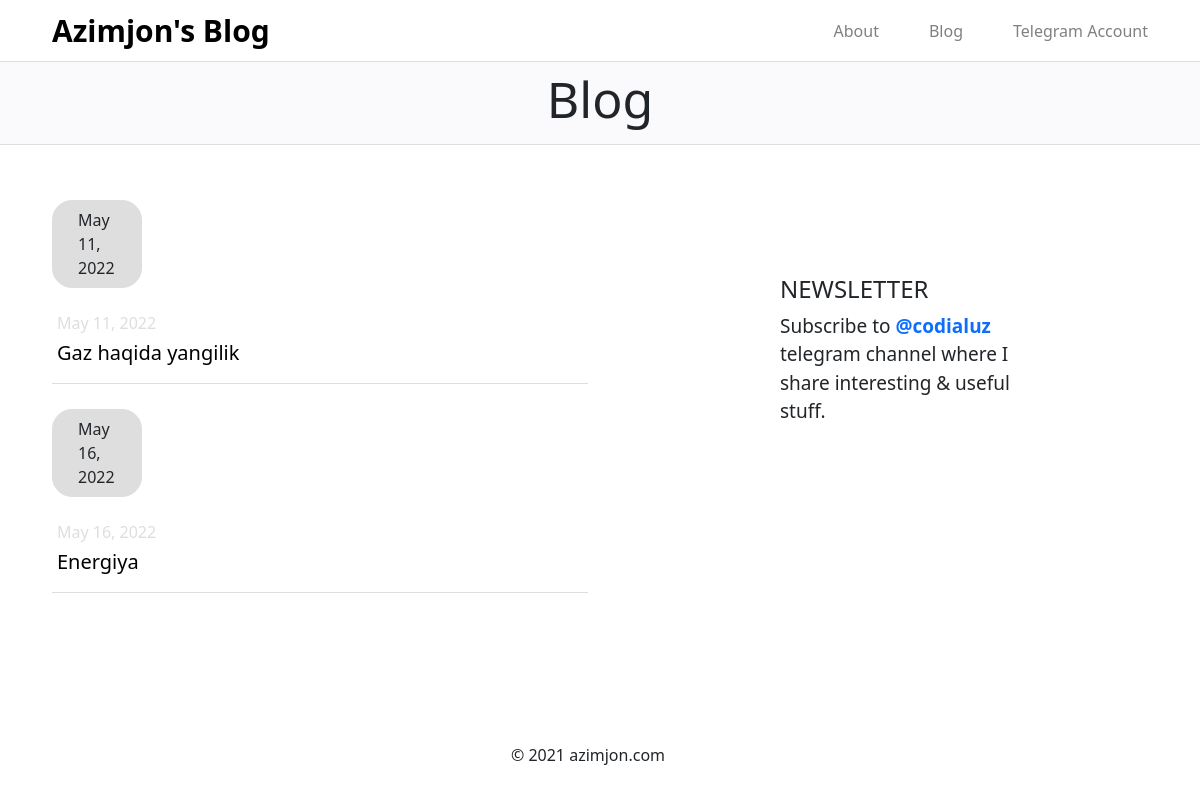
Screenshot of /blog/ with the database file from the repository.
### app1/models.py (models this page shows, shortened)
class Maqola(models.Model):
    sarlavha=models.CharField(max_length=30)
    sana=models.DateField(auto_now_add=True)
    matn=models.TextField()
    rasm=models.FileField(blank=True, upload_to="maqola_rasm")

### app1/views.py (the view)
# urls.py: path('', blog),
def blog(request):
   m=Maqola.objects.all()
   return render(request, "blog.html", {'maqola':m})

### templates/blog.html (shortened to what this page needs)
<!DOCTYPE html>
<html lang="uz">
{% load static %}
<head>
    <link rel="stylesheet" href="{% static 'bootstrap/css/bootstrap.css'%}">
    <link rel="stylesheet" href="{% static 'css/blog.css' %}">
</head>
<body>
    <div class="container-fluid">
        <div class="row navbar">
            <div class="col-12 col-md-6 col-sm-6 navbar-icon"><a href="./bir.html">Azimjon's Blog</a></div>
            <div class="col-12 col-md-6 col-sm-6 navbar-link">
                <div><a href="/blog/about/">About</a></div>
                <div><a href="/blog/">Blog</a></div>
                <div><a href="https://t.me/Uxla_1">Telegram Account </a></div>
            </div>
        </div>
        <div class="row blog">
            <div class="col-12">
                <h1>Blog</h1>
            </div>
        </div>
        <div class="row main">
            <div class="col-12 col-md-6 col-sm-6 main-card1">
                {%for i in maqola%}
                <p>{{i.sana}}</p>
                <div class="main-card1-link">
                    <a  href="/blog/maqola/{{i.id}}"><h6>{{i.sana}}</h6> <h5>{{i.sarlavha}}</h5></a>
                </div>
                {%endfor%}
            </div>
            <div class="col-12 col-md-6 col-sm-6 main-card2">
                <h4>NEWSLETTER</h4>
                <p>Subscribe to <a href="#">@codialuz</a> telegram channel where I share interesting & useful stuff.</p>
            </div>
        </div>
        <div class="row footer">
            <p>© 2021 azimjon.com</p>
        </div>
    </div>
</body>
</html>

### static/css/blog.css (style rules this page uses)
body { margin: 0; padding: 0; -webkit-box-sizing: border-box; box-sizing: border-box; }
.container-fluid .navbar { padding-right: 40px; padding-left: 40px; border-bottom: 1px solid #DEDEDE; }
.container-fluid .navbar .navbar-icon a { font-size: 30px; font-weight: bold; text-decoration: none; color: #000; }
.container-fluid .navbar .navbar-link { -webkit-box-pack: end; -ms-flex-pack: end; justify-content: end; display: -webkit-box; display: -ms-flexbox; display: flex; }
.container-fluid .navbar .navbar-link a { text-decoration: none; margin-left: 50px; color: grey; }
.container-fluid .blog { background-color: #FAFAFC; border-bottom: 1px solid #DEDEDE; padding: 7px 0px; }
.container-fluid .blog .col-12 h1 { font-weight: 400; font-size: 50px; text-align: center; }
.container-fluid .main { padding-left: 40px; padding-right: 40px; padding-top: 30px; }
.container-fluid .main .main-card1 p { margin-top: 25px; border: 1px solid #DEDEDE; width: 90px; padding: 7px 25px; background-color: #DEDEDE; border-radius: 20px; }
.container-fluid .main .main-card1 .main-card1-link { width: 100%; padding: 10px 5px; border-bottom: 1px solid #DEDEDE; }
.container-fluid .main .main-card1 .main-card1-link a { width: 100%; cursor: pointer; display: inline-block; position: relative; -webkit-transition: 0.5s; transition: 0.5s; text-decoration: none; }
.container-fluid .main .main-card1 .main-card1-link a h6 { font-weight: normal; color: #DEDEDE; }
.container-fluid .main .main-card1 .main-card1-link a h5 { font-size: 20l, m px; font-weight: normal; color: #000; }
.container-fluid .main .main-card1 .main-card1-link a:after { width: 30px; font-size: 50px; content: '»'; position: absolute; margin-top: -25px; opacity: 0; top: 10px; right: -20px; -webkit-transition: 0.5s; transition: 0.5s; }
.container-fluid .main .main-card2 { width: 100%; margin-left: 15%; margin-top: 100px; width: 290px; }
.container-fluid .main .main-card2 p { font-size: 19px; }
.container-fluid .main .main-card2 a { text-decoration: none; font-weight: bold; }
.container-fluid .footer { margin-top: 150px; width: 100%; text-align: center; }

### rows the page displays
Maqola: sana "May 11, 2022", sarlavha "Gaz haqida yangilik"
Maqola: sana "May 16, 2022", sarlavha "Energiya"
